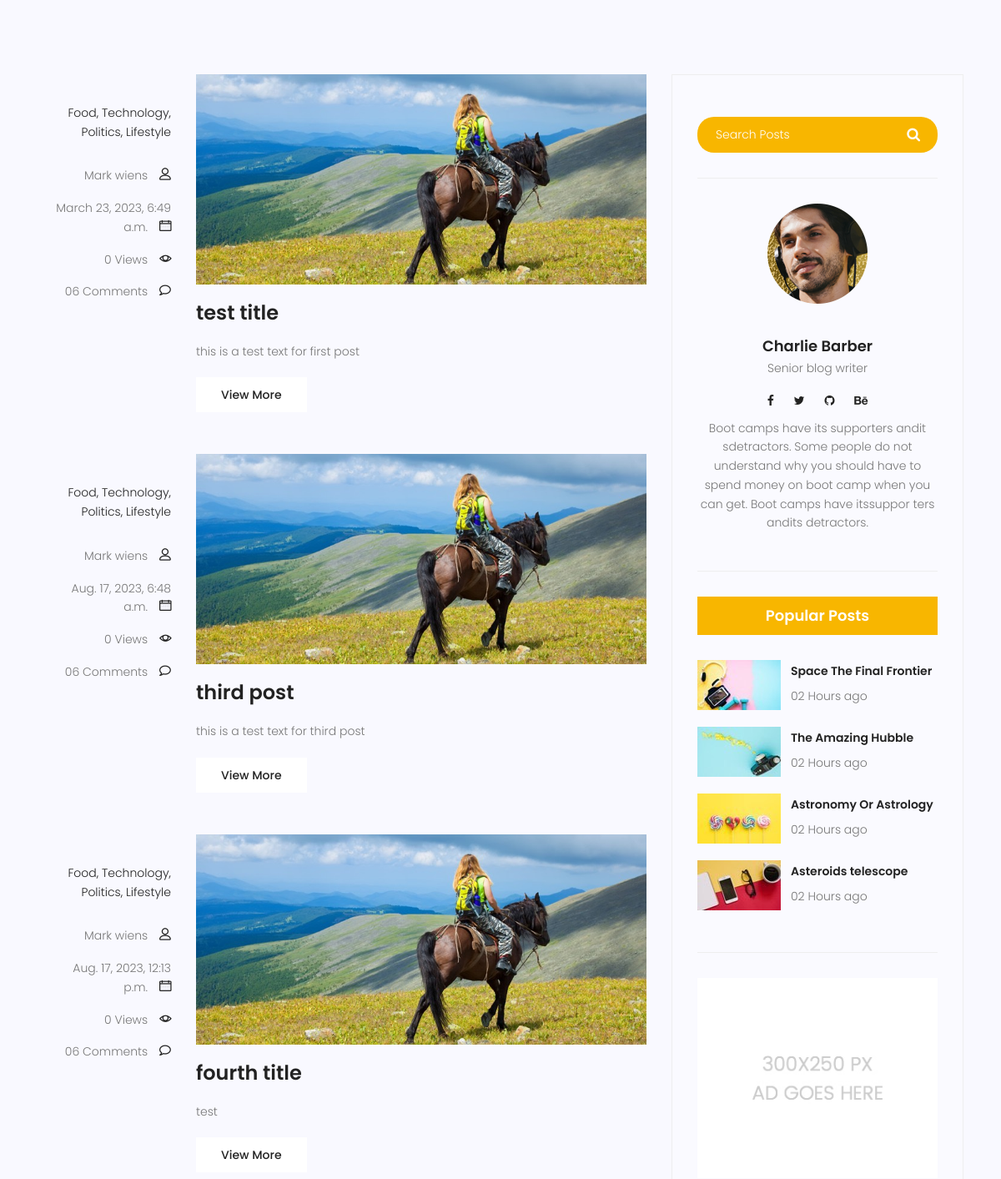
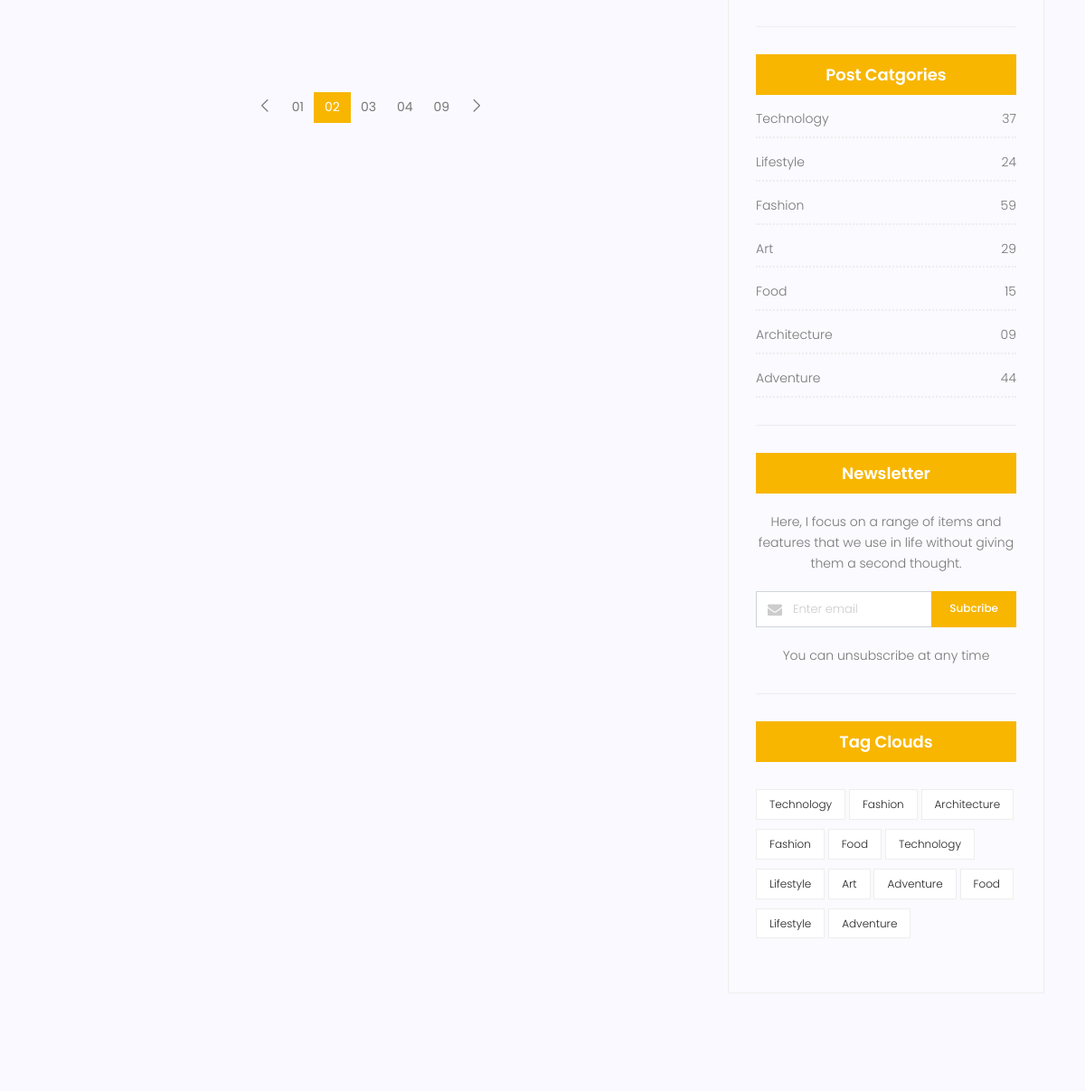
/blog/ (middle part), run on an earlier commit of the app's database (2 pictures, top to bottom).
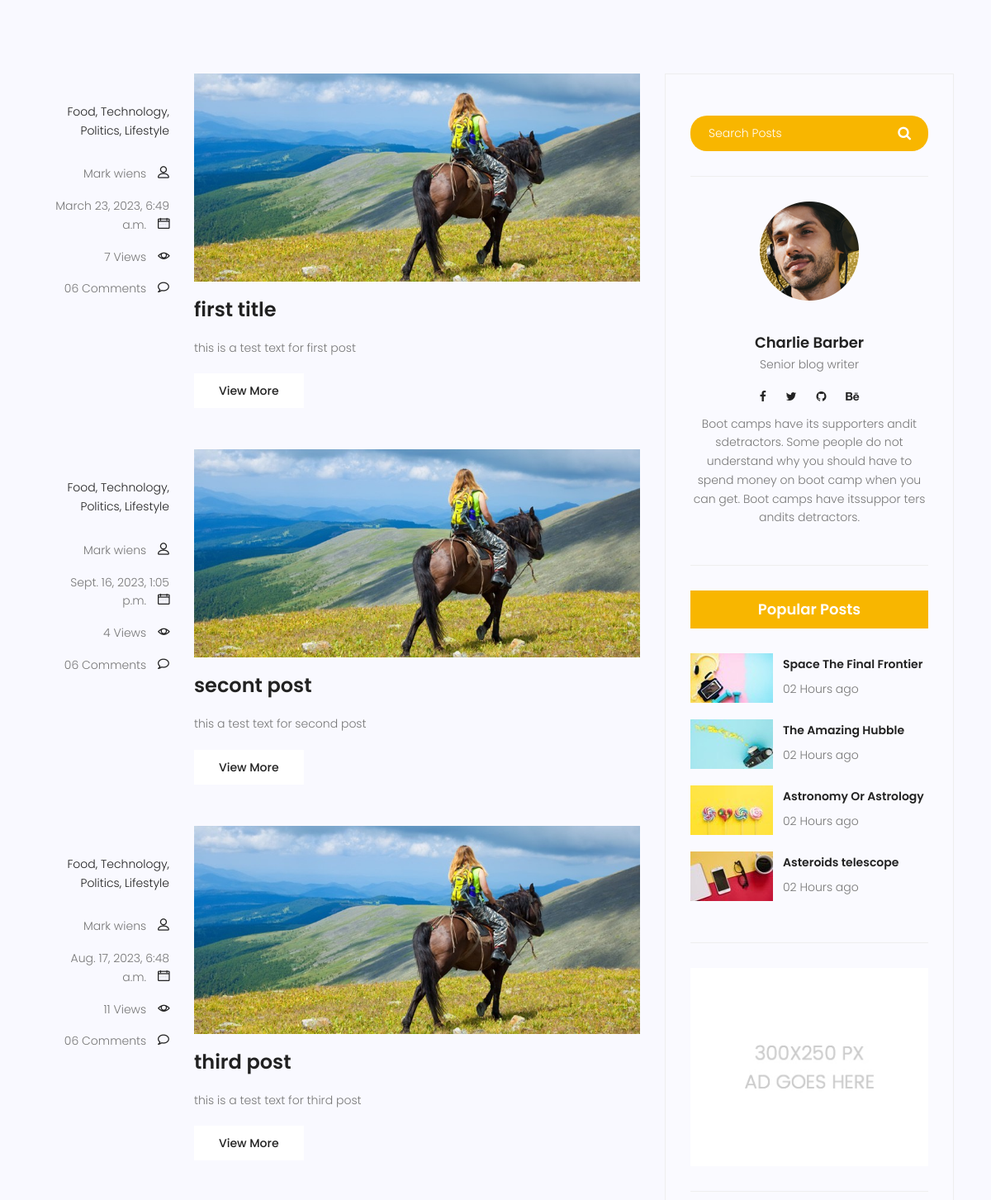
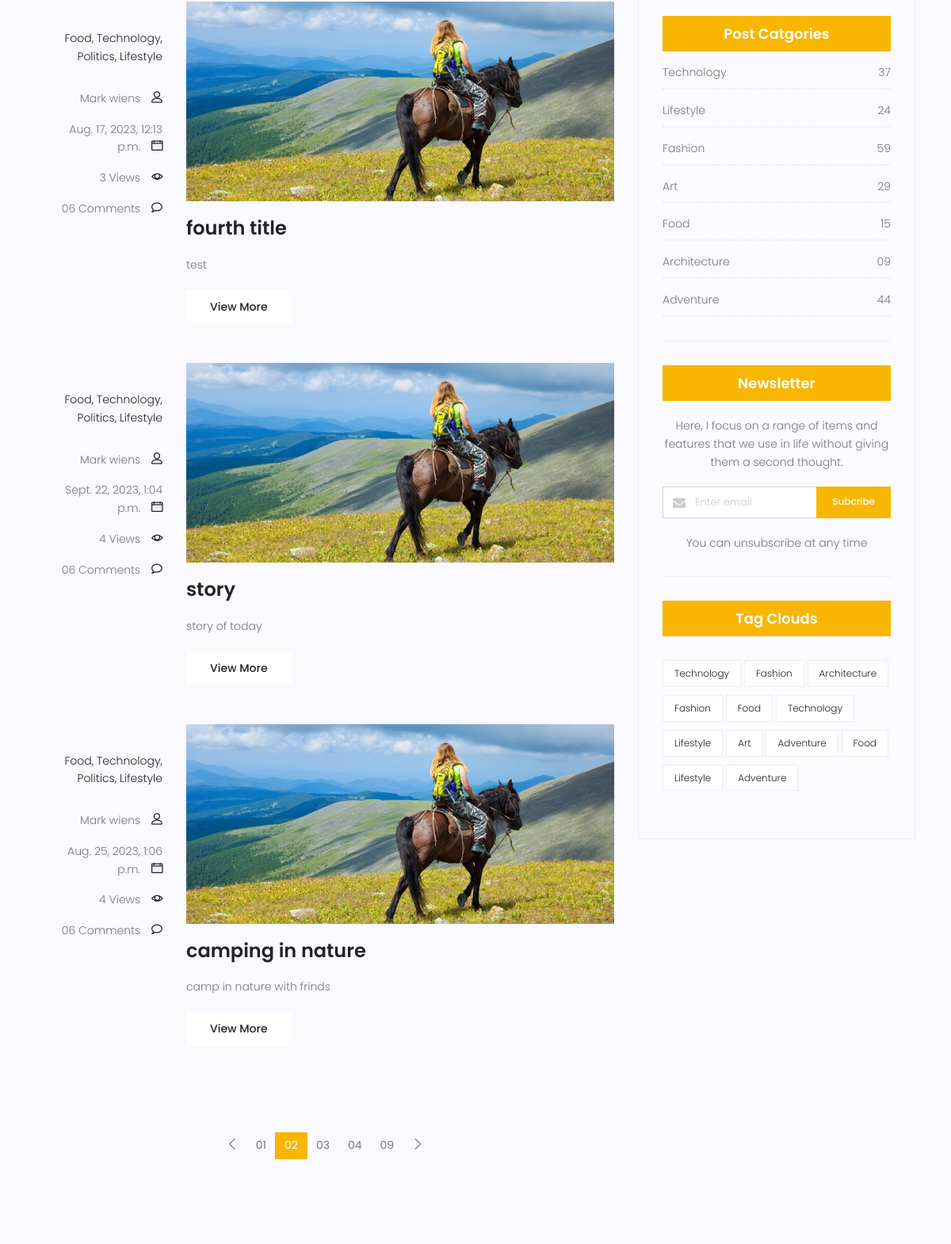
And on a later commit of the database (2 pictures, top to bottom).
### blog/models.py (models this page shows, shortened)
class Post(models.Model):
    title = models.CharField(max_length=255)
    content = models.TextField()
    counted_view = models.IntegerField(default=0)
    status = models.BooleanField(default=False)
    published_date = models.DateTimeField(null=True)
    created_date = models.DateTimeField(auto_now_add=True)
    updated_date = models.DateTimeField(auto_now=True)
    class Meta:
        ordering = ['created_date']

### blog/views.py (the view)
# urls.py: urlpatterns = [path('', blog_view, name='index'),
def blog_view(request):
    current_time = datetime.now()
    posts = Post.objects.filter(published_date__lte=current_time)
    context = {'posts': posts}
    return render(request, 'blog/blog-home.html', context)

### templates/blog/blog-home.html (shortened to what this page needs)
{% extends 'base.html' %} {% load static%} {% block content %}
<section class="top-category-widget-area pt-90 pb-90">
</section>
<section class="post-content-area">
  <div class="container">
    <div class="row">
      <div class="col-lg-8 posts-list">
        {% for post in posts %}
        <div class="single-post row">
          <div class="col-lg-3 col-md-3 meta-details">
            <ul class="tags">
              <li><a href="#">Food,</a></li>
              <li><a href="#">Technology,</a></li>
              <li><a href="#">Politics,</a></li>
              <li><a href="#">Lifestyle</a></li>
            </ul>
            <div class="user-details row">
              <p class="user-name col-lg-12 col-md-12 col-6">
                <a href="#">Mark wiens</a> <span class="lnr lnr-user"></span>
              </p>
              <p class="date col-lg-12 col-md-12 col-6">
                <a href="#">{{post.published_date}}</a>
                <span class="lnr lnr-calendar-full"></span>
              </p>
              <p class="view col-lg-12 col-md-12 col-6">
                <a href="#">{{post.counted_view}} Views</a>
                <span class="lnr lnr-eye"></span>
              </p>
              <p class="comments col-lg-12 col-md-12 col-6">
                <a href="#">06 Comments</a> <span class="lnr lnr-bubble"></span>
              </p>
            </div>
          </div>
          <div class="col-lg-9 col-md-9">
            <div class="feature-img">
              <img
                class="img-fluid"
                src="{% static 'img/blog/feature-img1.jpg' %}"
                alt=""
              />
            </div>
            <a class="posts-title" href="blog-single.html"
              ><h3>{{post.title}}</h3></a
            >
            <p class="excert">{{ post.content }}</p>
            <a href="blog-single.html" class="primary-btn">View More</a>
          </div>
        </div>
        {% endfor%}
        <nav class="blog-pagination justify-content-center d-flex">
          <ul class="pagination">
            <li class="page-item">
              <a href="#" class="page-link" aria-label="Previous">
                <span aria-hidden="true">
                  <span class="lnr lnr-chevron-left"></span>
                </span>
              </a>
            </li>
            <li class="page-item"><a href="#" class="page-link">01</a></li>
            <li class="page-item active">
              <a href="#" class="page-link">02</a>
            </li>
            <li class="page-item"><a href="#" class="page-link">03</a></li>
            <li class="page-item"><a href="#" class="page-link">04</a></li>
            <li class="page-item"><a href="#" class="page-link">09</a></li>
            <li class="page-item">
              <a href="#" class="page-link" aria-label="Next">
                <span aria-hidden="true">
                  <span class="lnr lnr-chevron-right"></span>
                </span>
              </a>
            </li>
          </ul>
        </nav>
      </div>
      <div class="col-lg-4 sidebar-widgets">
        <div class="widget-wrap">
          <div class="single-sidebar-widget search-widget">
            <form class="search-form" action="#">
              <input
                placeholder="Search Posts"
                name="search"
                type="text"
                onfocus="this.placeholder = ''"
                onblur="this.placeholder = 'Search Posts'"
              />
              <button type="submit"><i class="fa fa-search"></i></button>
            </form>
          </div>
          <div class="single-sidebar-widget user-info-widget">
            <img src="{% static 'img/blog/user-info.png" alt="" />
            <a href="#"><h4>Charlie Barber</h4></a>
            <p>Senior blog writer</p>
            <ul class="social-links">
              <li>
                <a href="#"><i class="fa fa-facebook"></i></a>
              </li>
              <li>
                <a href="#"><i class="fa fa-twitter"></i></a>
              </li>
              <li>
                <a href="#"><i class="fa fa-github"></i></a>
              </li>
              <li>
                <a href="#"><i class="fa fa-behance"></i></a>
              </li>
            </ul>
            <p>
              Boot camps have its supporters andit sdetractors. Some people do
              not understand why you should have to spend money on boot camp
              when you can get. Boot camps have itssuppor ters andits
              detractors.
            </p>
          </div>
          <div class="single-sidebar-widget popular-post-widget">
            <h4 class="popular-title">Popular Posts</h4>
            <div class="popular-post-list">
              <div class="single-post-list d-flex flex-row align-items-center">
                <div class="thumb">
                  <img
                    class="img-fluid"
                    src="{% static 'img/blog/pp1.jpg' %}"
                    alt=""
                  />
                </div>
                <div class="details">
                  <a href="blog-single.html"
                    ><h6>Space The Final Frontier</h6></a
                  >
                  <p>02 Hours ago</p>
                </div>
              </div>
              <div class="single-post-list d-flex flex-row align-items-center">
                <div class="thumb">
                  <img
                    class="img-fluid"
                    src="{% static 'img/blog/pp2.jpg' %}"
                    alt=""
                  />
                </div>
                <div class="details">
                  <a href="blog-single.html"><h6>The Amazing Hubble</h6></a>
                  <p>02 Hours ago</p>
                </div>
              </div>
              <div class="single-post-list d-flex flex-row align-items-center">
                <div class="thumb">
                  <img
                    class="img-fluid"
                    src="{% static 'img/blog/pp3.jpg' %}"
                    alt=""
                  />
                </div>
                <div class="details">
                  <a href="blog-single.html"><h6>Astronomy Or Astrology</h6></a>
                  <p>02 Hours ago</p>
                </div>
              </div>
              <div class="single-post-list d-flex flex-row align-items-center">
                <div class="thumb">
                  <img
                    class="img-fluid"
                    src="{% static 'img/blog/pp4.jpg' %}"
                    alt=""
                  />
                </div>
                <div class="details">
                  <a href="blog-single.html"><h6>Asteroids telescope</h6></a>
                  <p>02 Hours ago</p>
                </div>
              </div>
            </div>
          </div>
          <div class="single-sidebar-widget ads-widget">
            <a href="#"
              ><img
                class="img-fluid"
                src="{% static 'img/blog/ads-banner.jpg' %}"
                alt=""
            /></a>
          </div>
          <div class="single-sidebar-widget post-category-widget">
            <h4 class="category-title">Post Catgories</h4>
            <ul class="cat-list">
              <li>
                <a href="#" class="d-flex justify-content-between">
                  <p>Technology</p>
                  <p>37</p>
                </a>
              </li>
              <li>
                <a href="#" class="d-flex justify-content-between">
                  <p>Lifestyle</p>
                  <p>24</p>
                </a>
              </li>
              <li>
                <a href="#" class="d-flex justify-content-between">
                  <p>Fashion</p>
                  <p>59</p>
                </a>
              </li>
              <li>
                <a href="#" class="d-flex justify-content-between">
                  <p>Art</p>
                  <p>29</p>
                </a>
              </li>
              <li>
                <a href="#" class="d-flex justify-content-between">
                  <p>Food</p>
                  <p>15</p>
                </a>
              </li>
              <li>
                <a href="#" class="d-flex justify-content-between">
                  <p>Architecture</p>
                  <p>09</p>
                </a>
              </li>
              <li>
                <a href="#" class="d-flex justify-content-between">
                  <p>Adventure</p>
                  <p>44</p>
                </a>
              </li>
            </ul>
          </div>
          <div class="single-sidebar-widget newsletter-widget">
            <h4 class="newsletter-title">Newsletter</h4>
            <p>
              Here, I focus on a range of items and features that we use in life
              without giving them a second thought.
            </p>
            <div class="form-group d-flex flex-row">
              <div class="col-autos">
                <div class="input-group">
                  <div class="input-group-prepend">
                    <div class="input-group-text">
                      <i class="fa fa-envelope" aria-hidden="true"></i>
                    </div>
                  </div>
                  <input
                    type="text"
                    class="form-control"
                    id="inlineFormInputGroup"
                    placeholder="Enter email"
                    onfocus="this.placeholder = ''"
                    onblur="this.placeholder = 'Enter email'"
                  />
                </div>
              </div>
              <a href="#" class="bbtns">Subcribe</a>
            </div>
            <p class="text-bottom">You can unsubscribe at any time</p>
          </div>
          <div class="single-sidebar-widget tag-cloud-widget">
            <h4 class="tagcloud-title">Tag Clouds</h4>
            <ul>
              <li><a href="#">Technology</a></li>
              <li><a href="#">Fashion</a></li>
              <li><a href="#">Architecture</a></li>
              <li><a href="#">Fashion</a></li>
              <li><a href="#">Food</a></li>
              <li><a href="#">Technology</a></li>
              <li><a href="#">Lifestyle</a></li>
              <li><a href="#">Art</a></li>
              <li><a href="#">Adventure</a></li>
              <li><a href="#">Food</a></li>
              <li><a href="#">Lifestyle</a></li>
              <li><a href="#">Adventure</a></li>
            </ul>
          </div>
        </div>
      </div>
    </div>
  </div>
</section>
{% endblock%}

### templates/base.html (shortened to what this page needs)
{% load static %}
<!DOCTYPE html>
<html lang="zxx" class="no-js">
  <head>
    <link rel="stylesheet" href="{% static 'css/linearicons.css' %}" />
    <link rel="stylesheet" href="{% static 'css/font-awesome.min.css' %}" />
    <link rel="stylesheet" href="{% static 'css/bootstrap.css' %}" />
    <link rel="stylesheet" href="{% static 'css/magnific-popup.css' %}" />
    <link rel="stylesheet" href="{% static 'css/jquery-ui.css' %}" />
    <link rel="stylesheet" href="{% static 'css/nice-select.css' %}" />
    <link rel="stylesheet" href="{% static 'css/animate.min.css' %}" />
    <link rel="stylesheet" href="{% static 'css/owl.carousel.css' %}" />
    <link rel="stylesheet" href="{% static 'css/main.css' %}" />
  </head>
  <body>
    {% block content %} {% endblock%}
  </body>
</html>

What changed in the data, as far as the page shows it:
changed Post "this is a test text for first post": counted_view "0" → "7"; title "test title" → "first title"
now on this page (row edited): Post: published_date "Sept. 16, 2023, 1:05 p.m.", counted_view "4", title "secont post", content "this a test text for second post"
changed Post "third post": counted_view "0" → "11"
changed Post "fourth title": counted_view "0" → "3"
added Post: published_date "Sept. 22, 2023, 1:04 p.m.", counted_view "4", title "story", content "story of today"
added Post: published_date "Aug. 25, 2023, 1:06 p.m.", counted_view "4", title "camping in nature", content "camp in nature with frinds"
